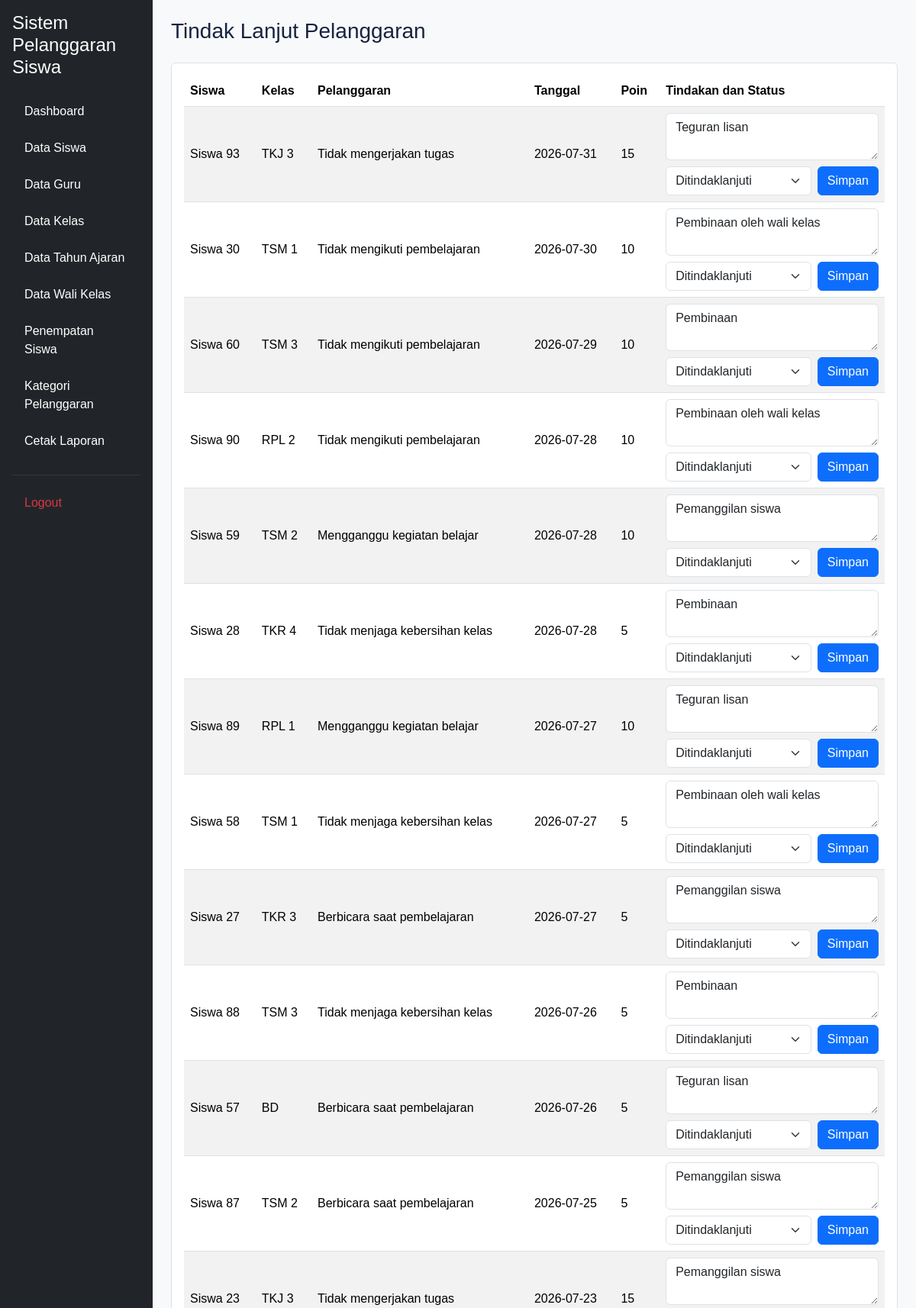
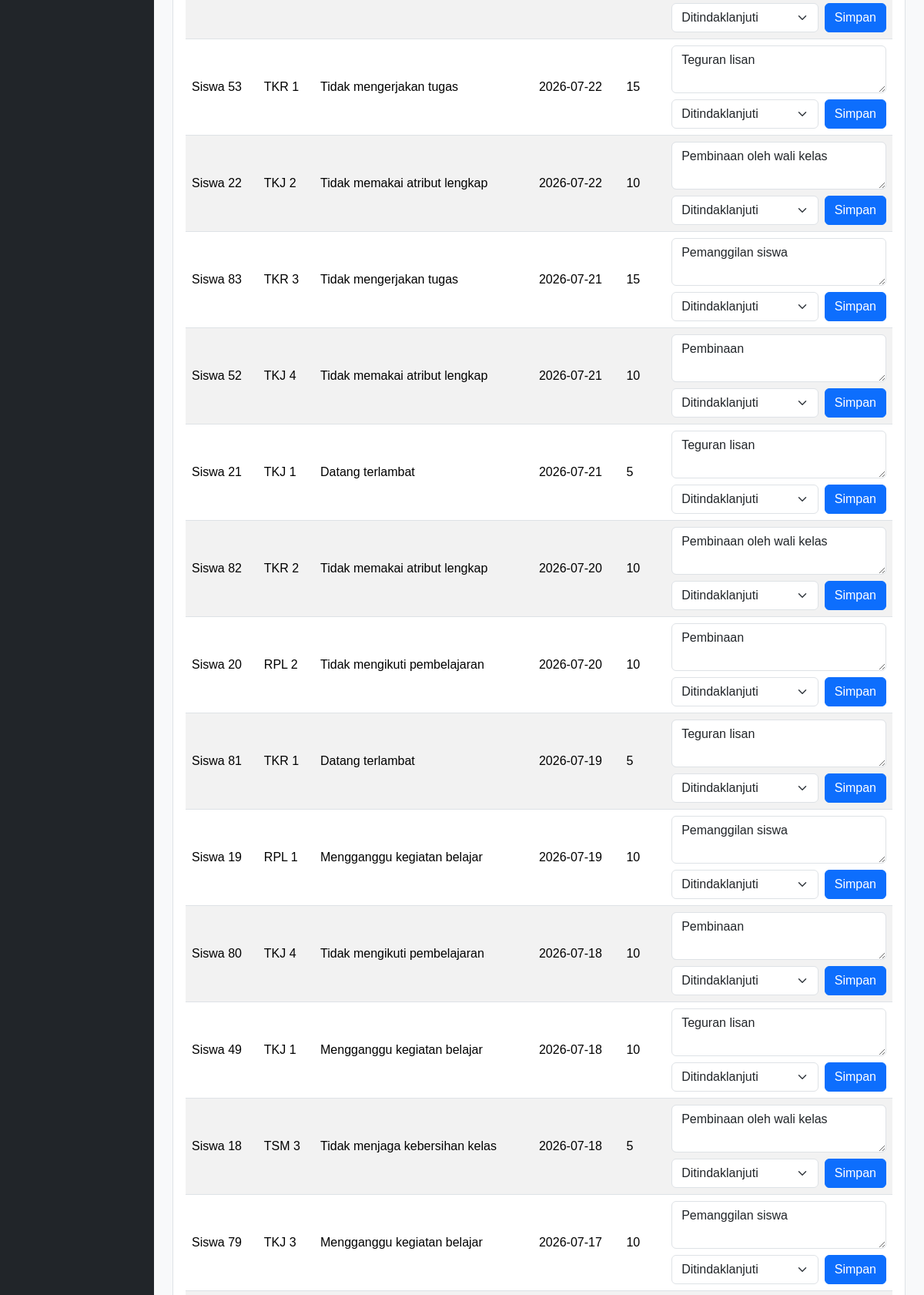
Page /tindakan.php (signed in, upper part) on the committed database (2 pictures, top to bottom).
### tables this page shows
CREATE TABLE `t_pelanggaran_siswa` (
  `id` int(11) NOT NULL,
  `tahun_ajaran_id` int(11) DEFAULT NULL,
  `siswa_id` int(11) DEFAULT NULL,
  `nama_siswa` varchar(150) NOT NULL,
  `kelas_id` int(11) DEFAULT NULL,
  `nama_kelas` varchar(100) NOT NULL,
  `pelanggaran_id` int(11) DEFAULT NULL,
  `nama_pelanggaran` varchar(150) NOT NULL,
  `pelanggaran_kategori_id` int(11) DEFAULT NULL,
  `guru_id` int(11) DEFAULT NULL,
  `nama_guru` varchar(150) NOT NULL,
  `tanggal` date DEFAULT NULL,
  `keterangan` text NOT NULL,
  `poin` int(11) NOT NULL,
  `tindakan` text NOT NULL,
  `status` varchar(30) NOT NULL,
  `created_at` timestamp NOT NULL DEFAULT current_timestamp(),
  `updated_at` timestamp NOT NULL DEFAULT current_timestamp()
);

### includes/akses_pelanggaran.php (called while the page is built, shortened)
<?php
function konteks_akses_pelanggaran(mysqli $koneksi, bool $wali_saja = false): array
{
    $role = strtolower(trim($_SESSION['role'] ?? ''));
    if ($role === 'admin') {
        return [
            'role' => 'admin',
            'guru_id' => null,
            'kelas_ids' => [],
            'is_wali' => false,
        ];
    }
    $user_id = (int)($_SESSION['id_user'] ?? 0);
    $stmt = mysqli_prepare(
        $koneksi,
        'SELECT id FROM t_guru WHERE user_id = ? AND status_aktif = 1 LIMIT 1'
    );
    mysqli_stmt_bind_param($stmt, 'i', $user_id);
    mysqli_stmt_execute($stmt);
    $guru = mysqli_fetch_assoc(mysqli_stmt_get_result($stmt));
    $guru_id = (int)$guru['id'];
    $kelas_ids = [];
    return [
        'role' => 'guru',
        'guru_id' => $guru_id,
        'kelas_ids' => $kelas_ids,
        'is_wali' => (bool)$kelas_ids,
    ];
}
function lingkup_sql_pelanggaran(array $konteks, string $alias = 'ps', bool $kelas_wali = false): string
{
    if ($konteks['role'] === 'admin') {
        return '1 = 1';
    }
    return $alias . '.guru_id = ' . (int)$konteks['guru_id'];
}
?>

### tindakan.php (the view, shortened to what this page needs)
<?php
include 'config/koneksi.php';
include 'includes/akses_pelanggaran.php';
$konteks = konteks_akses_pelanggaran($koneksi);
$lingkup = lingkup_sql_pelanggaran($konteks, 'ps');
$sql = "SELECT ps.id, ps.nama_siswa, ps.nama_kelas, ps.nama_pelanggaran,
               ps.tanggal, ps.poin, ps.tindakan, ps.status
        FROM t_pelanggaran_siswa ps
        WHERE $lingkup
        ORDER BY ps.tanggal DESC, ps.id DESC";
$hasil = mysqli_query($koneksi, $sql);
?>
<!DOCTYPE html>
<html lang="id">
<head>
    <link href="https://cdn.jsdelivr.net/npm/bootstrap@5.3.3/dist/css/bootstrap.min.css" rel="stylesheet">
    <link rel="stylesheet" href="layout/style.css">
</head>
<body class="bg-light">
<div class="container-fluid"><div class="row">
    <?php include 'layout/sidebar.php'; ?>
    <main class="col-md-9 col-lg-10 p-4">
        <h1 class="h3 mb-4">Tindak Lanjut Pelanggaran</h1>
        <div class="table-responsive bg-white border rounded p-3">
            <table class="table table-striped align-middle">
                <thead><tr><th>Siswa</th><th>Kelas</th><th>Pelanggaran</th><th>Tanggal</th><th>Poin</th><th>Tindakan dan Status</th></tr></thead>
                <tbody>
                <?php while ($row = mysqli_fetch_assoc($hasil)): ?>
                    <tr>
                        <td><?= htmlspecialchars($row['nama_siswa']) ?></td>
                        <td><?= htmlspecialchars($row['nama_kelas']) ?></td>
                        <td><?= htmlspecialchars($row['nama_pelanggaran']) ?></td>
                        <td><?= htmlspecialchars($row['tanggal'] ?? '-') ?></td>
                        <td><?= (int)$row['poin'] ?></td>
                        <td>
                            <form action="proses_tindakan.php" method="post" class="d-flex flex-column gap-2">
                                <textarea name="tindakan" class="form-control" rows="2" required><?= htmlspecialchars($row['tindakan']) ?></textarea>
                                <div class="d-flex gap-2">
                                    <select name="status" class="form-select" required>
                                        <?php foreach (['Ditindaklanjuti', 'Proses', 'Selesai'] as $status): ?>
                                            <option value="<?= $status ?>" <?= $row['status'] === $status ? 'selected' : '' ?>><?= $status ?></option>
                                        <?php endforeach; ?>
                                    </select>
                                    <button class="btn btn-primary" type="submit">Simpan</button>
                                </div>
                            </form>
                        </td>
                    </tr>
                <?php endwhile; ?>
                </tbody>
            </table>
        </div>
    </main>
</div></div>
</body>
</html>

### layout/style.css (style rules this page uses)
:root { --primary: #3659d9; --navy: #17233f; --background: #f4f6fb; --text-muted: #778198; --border: #e8ecf4; }
* { box-sizing: border-box; }
body { margin: 0; font-family: 'Poppins', sans-serif; background: var(--background); color: var(--navy); }

### rows in the picture
t_pelanggaran_siswa: nama_siswa "Siswa 93", nama_kelas "TKJ 3", nama_pelanggaran "Tidak mengerjakan tugas", tanggal "2026-07-31", poin "15", tindakan "Teguran lisan"
t_pelanggaran_siswa: nama_siswa "Siswa 30", nama_kelas "TSM 1", nama_pelanggaran "Tidak mengikuti pembelajaran", tanggal "2026-07-30", poin "10", tindakan "Pembinaan oleh wali kelas"
t_pelanggaran_siswa: nama_siswa "Siswa 60", nama_kelas "TSM 3", nama_pelanggaran "Tidak mengikuti pembelajaran", tanggal "2026-07-29", poin "10", tindakan "Pembinaan"
t_pelanggaran_siswa: nama_siswa "Siswa 90", nama_kelas "RPL 2", nama_pelanggaran "Tidak mengikuti pembelajaran", tanggal "2026-07-28", poin "10", tindakan "Pembinaan oleh wali kelas"
t_pelanggaran_siswa: nama_siswa "Siswa 59", nama_kelas "TSM 2", nama_pelanggaran "Mengganggu kegiatan belajar", tanggal "2026-07-28", poin "10", tindakan "Pemanggilan siswa"
t_pelanggaran_siswa: nama_siswa "Siswa 28", nama_kelas "TKR 4", nama_pelanggaran "Tidak menjaga kebersihan kelas", tanggal "2026-07-28", poin "5", tindakan "Pembinaan"
t_pelanggaran_siswa: nama_siswa "Siswa 89", nama_kelas "RPL 1", nama_pelanggaran "Mengganggu kegiatan belajar", tanggal "2026-07-27", poin "10", tindakan "Teguran lisan"
t_pelanggaran_siswa: nama_siswa "Siswa 58", nama_kelas "TSM 1", nama_pelanggaran "Tidak menjaga kebersihan kelas", tanggal "2026-07-27", poin "5", tindakan "Pembinaan oleh wali kelas"
t_pelanggaran_siswa: nama_siswa "Siswa 27", nama_kelas "TKR 3", nama_pelanggaran "Berbicara saat pembelajaran", tanggal "2026-07-27", poin "5", tindakan "Pemanggilan siswa"
t_pelanggaran_siswa: nama_siswa "Siswa 88", nama_kelas "TSM 3", nama_pelanggaran "Tidak menjaga kebersihan kelas", tanggal "2026-07-26", poin "5", tindakan "Pembinaan"
t_pelanggaran_siswa: nama_siswa "Siswa 57", nama_kelas "BD", nama_pelanggaran "Berbicara saat pembelajaran", tanggal "2026-07-26", poin "5", tindakan "Teguran lisan"
t_pelanggaran_siswa: nama_siswa "Siswa 87", nama_kelas "TSM 2", nama_pelanggaran "Berbicara saat pembelajaran", tanggal "2026-07-25", poin "5", tindakan "Pemanggilan siswa"
t_pelanggaran_siswa: nama_siswa "Siswa 23", nama_kelas "TKJ 3", nama_pelanggaran "Tidak mengerjakan tugas", tanggal "2026-07-23", poin "15", tindakan "Pemanggilan siswa"
t_pelanggaran_siswa: nama_siswa "Siswa 53", nama_kelas "TKR 1", nama_pelanggaran "Tidak mengerjakan tugas", tanggal "2026-07-22", poin "15", tindakan "Teguran lisan"
t_pelanggaran_siswa: nama_siswa "Siswa 22", nama_kelas "TKJ 2", nama_pelanggaran "Tidak memakai atribut lengkap", tanggal "2026-07-22", poin "10", tindakan "Pembinaan oleh wali kelas"
t_pelanggaran_siswa: nama_siswa "Siswa 83", nama_kelas "TKR 3", nama_pelanggaran "Tidak mengerjakan tugas", tanggal "2026-07-21", poin "15", tindakan "Pemanggilan siswa"
t_pelanggaran_siswa: nama_siswa "Siswa 52", nama_kelas "TKJ 4", nama_pelanggaran "Tidak memakai atribut lengkap", tanggal "2026-07-21", poin "10", tindakan "Pembinaan"
t_pelanggaran_siswa: nama_siswa "Siswa 21", nama_kelas "TKJ 1", nama_pelanggaran "Datang terlambat", tanggal "2026-07-21", poin "5", tindakan "Teguran lisan"
t_pelanggaran_siswa: nama_siswa "Siswa 82", nama_kelas "TKR 2", nama_pelanggaran "Tidak memakai atribut lengkap", tanggal "2026-07-20", poin "10", tindakan "Pembinaan oleh wali kelas"
t_pelanggaran_siswa: nama_siswa "Siswa 20", nama_kelas "RPL 2", nama_pelanggaran "Tidak mengikuti pembelajaran", tanggal "2026-07-20", poin "10", tindakan "Pembinaan"
t_pelanggaran_siswa: nama_siswa "Siswa 81", nama_kelas "TKR 1", nama_pelanggaran "Datang terlambat", tanggal "2026-07-19", poin "5", tindakan "Teguran lisan"
t_pelanggaran_siswa: nama_siswa "Siswa 19", nama_kelas "RPL 1", nama_pelanggaran "Mengganggu kegiatan belajar", tanggal "2026-07-19", poin "10", tindakan "Pemanggilan siswa"
t_pelanggaran_siswa: nama_siswa "Siswa 80", nama_kelas "TKJ 4", nama_pelanggaran "Tidak mengikuti pembelajaran", tanggal "2026-07-18", poin "10", tindakan "Pembinaan"
t_pelanggaran_siswa: nama_siswa "Siswa 49", nama_kelas "TKJ 1", nama_pelanggaran "Mengganggu kegiatan belajar", tanggal "2026-07-18", poin "10", tindakan "Teguran lisan"
t_pelanggaran_siswa: nama_siswa "Siswa 18", nama_kelas "TSM 3", nama_pelanggaran "Tidak menjaga kebersihan kelas", tanggal "2026-07-18", poin "5", tindakan "Pembinaan oleh wali kelas"
t_pelanggaran_siswa: nama_siswa "Siswa 79", nama_kelas "TKJ 3", nama_pelanggaran "Mengganggu kegiatan belajar", tanggal "2026-07-17", poin "10", tindakan "Pemanggilan siswa"

### other values in the picture
form field status "Ditindaklanjuti"
